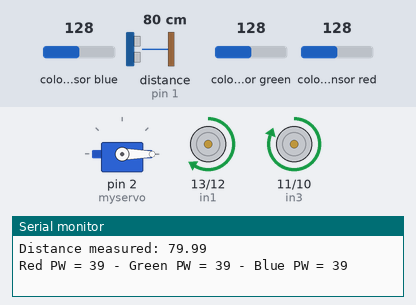
The sketch below on a simulated Arduino Uno, built with avr-gcc and run on an emulated ATmega328P. On the bench: servo, motor-driver pin pairs drawn as motors (green arrow = first pin HIGH = forward, orange = second pin HIGH = backward, longer = more drive, scaled by the enable pin), the last lines printed to the serial monitor. Wiring (inferred from the names in the program): TCS3200 colour sensor: output pin 3; S2 pin 6; S3 pin 7; S0 pin 4; S1 pin 5. The test bench sets the inputs (shaded band); at power-on: distance to the obstacle (sensor on pin 1) 80 cm, colour sensor red 128, colour sensor blue 128, colour sensor green 128. The echo pulse lasts 58.3 µs per cm.

Above: at 2.2 s.
2.3 s: distance to the obstacle (sensor on pin 1) set to 2 cm
At 7.4 s:
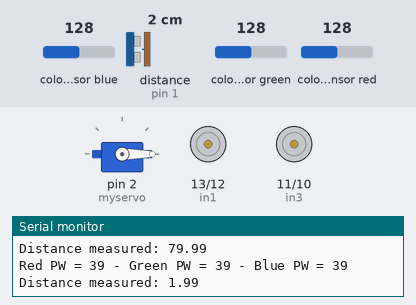
At 7.78 s:
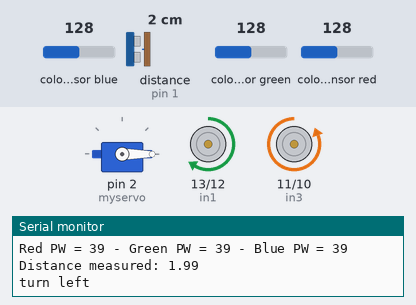
9.4 s: colour sensor red set to 191
At 16.3 s:
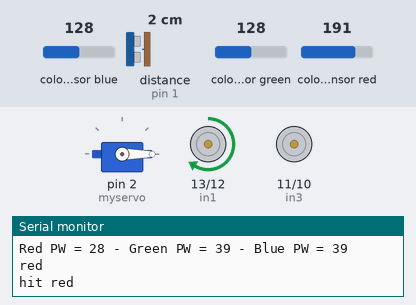
Timing chart, 0 to 33.3 s (numbered marks = the images above; inputs shaded):
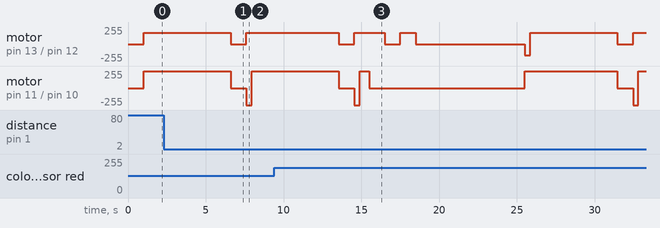

The sketch:

challenge_3.ino
```cpp
//MOTORS-------------------
// Motor A connections
int enA = 9;
int in1 = 13;
int in2 = 12;
// Motor B connections
int enB = 8;
int in3 = 11;
int in4 = 10;
//-------------------------


//Ultrasonic sensors-------------------
const int trigPin = 0;
const int echoPin = 1;
#define OE_PIN A5

float duration, distance; //store the duration and distance measured by the echo pin
//-------------------------------------


//millis(): returns the value of the current time: call millis before and after a function that you want to measure.
//stopwatch():


//COLOUR SENSOR-----------------
// Define color sensor pins
#define S0 4
#define S1 5
#define S2 6
#define S3 7
#define sensorOut 3

// Calibration Values
// *Get these from Calibration Sketch
const int redMin = 70; // Red minimum value
const int redMax = 1400; // Red maximum value
const int greenMin = 70; // Green minimum value
const int greenMax = 1400; // Green maximum value
const int blueMin = 50; // Blue minimum value
const int blueMax = 1300; // Blue maximum value


// Variables for Color Pulse Width Measurements
int redPW = 0;
int greenPW = 0;
int bluePW = 0;
//------------------------------

//Servo motor------------------
#include <Servo.h>
Servo myservo;//create servo object to control a servo
//-----------------------------


int colour;
int speed_motor = 170;
int count = 0;
int dir = 0;

void setup() {

  //built in LED----
  pinMode(LED_BUILTIN, OUTPUT);
  //----------------

  // Set all the motor control pins to outputs
	pinMode(enA, OUTPUT);
	pinMode(enB, OUTPUT);
	pinMode(in1, OUTPUT);
	pinMode(in2, OUTPUT);
	pinMode(in3, OUTPUT);
	pinMode(in4, OUTPUT);

	// Turn off motors - Initial state
	digitalWrite(in1, LOW);
	digitalWrite(in2, LOW);
	digitalWrite(in3, LOW);
	digitalWrite(in4, LOW);

  //Ultrasonic Sensor----------
  pinMode(trigPin, OUTPUT); // trigger Pin for left
  pinMode(echoPin, INPUT); // echo Pin for Ultrasonic

  //Colour sensor-----------------
	pinMode(OE_PIN,OUTPUT);
  digitalWrite(OE_PIN, LOW);
  // Set S0 - S3 as outputs
	pinMode(S0, OUTPUT);
	pinMode(S1, OUTPUT);
	pinMode(S2, OUTPUT);
	pinMode(S3, OUTPUT);

	// Set Pulse Width scaling to 20%
	digitalWrite(S0,HIGH);
	digitalWrite(S1,LOW);

	// Set Sensor output as input
	pinMode(sensorOut, INPUT);
  //-------------------------------

  //Servo motor------------------
  myservo.attach(2);//attachs the servo on pin 9 to servo object
  myservo.write(0);//back to 0 degrees
  delay(1000);//wait for a second
  //-----------------------------

  // Setup Serial Monitor
	Serial.begin(9600);

}


void loop() {

  //calculate distance
  //pulse starts:
  digitalWrite(trigPin, LOW);
  delayMicroseconds(2);
  digitalWrite(trigPin, HIGH);
  delayMicroseconds(10);
  digitalWrite(trigPin, LOW);
  //ends

  duration = pulseIn(echoPin, HIGH);
  distance = (duration*.0343)/2;
  Serial.print("Distance measured: ");
  Serial.println(distance);

  if (distance < 20.5){
    //turn
    stop();
    delay(1000);
    //left left right
    if (dir%3 != 2){
      Serial.println("turn left");
      turnleft();
    }
    else{
      Serial.println("turn right");
      turnright();
    }
    dir++;

  }
  gostraight();

  checkcolour();

  if (count > 4){
    stop();
    while(true){
      Serial.println("over");
    }
  }
  if (colour == 2 && count == 0){ //red and hasnt hit any colour
    stop();
    for (int a = 0; a < 2; a++){
      Serial.println("hit red");
      digitalWrite(LED_BUILTIN, HIGH); // Turn LED on
      delay(1000); // Wait for 1 second
      digitalWrite(LED_BUILTIN, LOW); // Turn LED off
      delay(1000); // Wait for 1 second
    }
    count++;
  }
  else if ((colour == 4 && count == 1) || (colour == 4 && count == 3)){ //green
    stop();
    for (int a = 0; a < 2; a++){
      Serial.println("hit green");
      digitalWrite(LED_BUILTIN, HIGH); // Turn LED on
      delay(1000); // Wait for 1 second
      digitalWrite(LED_BUILTIN, LOW); // Turn LED off
      delay(1000); // Wait for 1 second
    }
    count++;
  }
  else if ((colour == 3 && count == 2) || (colour == 3 && count == 4)){ //blue
    stop();
    for (int a = 0; a < 2; a++){
      Serial.println("hit blue");
      digitalWrite(LED_BUILTIN, HIGH); // Turn LED on
      delay(1000); // Wait for 1 second
      digitalWrite(LED_BUILTIN, LOW); // Turn LED off
      delay(1000); // Wait for 1 second
    }
    count++;
  }
  //Serial.println("Count: ", count);
  delay(5000);
  gostraight();


}

void checkcolour(){
  // Read Red Pulse Width
	redPW = getRedPW();
	// Delay to stabilize sensor
	delay(200);

	// Read Green Pulse Width
	greenPW = getGreenPW();
	// Delay to stabilize sensor
	delay(200);

	// Read Blue Pulse Width
	bluePW = getBluePW();
	// Delay to stabilize sensor
	delay(200);

	// Print output to Serial Monitor
	Serial.print("Red PW = ");
	Serial.print(redPW);
	Serial.print(" - Green PW = ");
	Serial.print(greenPW);
	Serial.print(" - Blue PW = ");
	Serial.println(bluePW);

  if (redPW > 600 && bluePW > 600 && greenPW > 600){
    Serial.println("black");
    colour = 1;
  }
  else if (redPW < bluePW && redPW < greenPW){
    Serial.println("red");
    colour = 2;
  }
  else if (bluePW < redPW && bluePW < greenPW){
    Serial.println("blue");
    colour = 3;
  }
  else if (greenPW < redPW && greenPW < bluePW){
    Serial.println("green");
    colour = 4;
  }

  else{
    colour = 5; //edge case something's wrong
  }

}

void stop(){
  // Turn off motors
  digitalWrite(in1, LOW);
  digitalWrite(in2, LOW);
  digitalWrite(in3, LOW);
  digitalWrite(in4, LOW);
}

void gostraight() {
	// Set motors to maximum speed
	// For PWM maximum possible values are 0 to 255
	analogWrite(enA, speed_motor);
	analogWrite(enB, speed_motor);

	// Turn on motor A & B
  //right motor
	digitalWrite(in1, HIGH);
	digitalWrite(in2, LOW);
  //left motor
	digitalWrite(in3, HIGH);
	digitalWrite(in4, LOW);

}

void turnleft() {
	// Set motors to maximum speed
	// For PWM maximum possible values are 0 to 255
	analogWrite(enA, speed_motor);
	analogWrite(enB, speed_motor);


  // Turn on motor A & B
  //right motor
  digitalWrite(in1, HIGH);
  digitalWrite(in2, LOW);
  //left motor
  digitalWrite(in3, LOW);
  digitalWrite(in4, HIGH);

  delay(350);


}

void turnright() {
	// Set motors to maximum speed
	// For PWM maximum possible values are 0 to 255
	analogWrite(enA, speed_motor);
	analogWrite(enB, speed_motor);

  // Turn on motor A & B
  //right motor
  digitalWrite(in1, LOW);
  digitalWrite(in2, HIGH);
  //left motor
  digitalWrite(in3, HIGH);
  digitalWrite(in4, LOW);
  delay(350);

}

void turnU() {
	// Set motors to maximum speed
	// For PWM maximum possible values are 0 to 255
	analogWrite(enA, speed_motor);
	analogWrite(enB, speed_motor);

  // Turn on motor A & B

  digitalWrite(in2, HIGH);
  digitalWrite(in1, LOW);
  digitalWrite(in4, HIGH);
  digitalWrite(in3, LOW);

  delay(400);

  digitalWrite(in1, LOW);
  digitalWrite(in2, LOW);
  digitalWrite(in3, LOW);
  digitalWrite(in4, LOW);


  //right motor
  digitalWrite(in1, HIGH);
  digitalWrite(in2, LOW);
  //left motor
  digitalWrite(in3, LOW);
  digitalWrite(in4, HIGH);

  delay(1000);


}


// Function to read Red Pulse Widths
int getRedPW() {
	// Set sensor to read Red only
	digitalWrite(S2,LOW);
	digitalWrite(S3,LOW);
	// Define integer to represent Pulse Width
	int PW;
	// Read the output Pulse Width
	PW = pulseIn(sensorOut, LOW);
	// Return the value
	return PW;
}

// Function to read Green Pulse Widths
int getGreenPW() {
	// Set sensor to read Green only
	digitalWrite(S2,HIGH);
	digitalWrite(S3,HIGH);
	// Define integer to represent Pulse Width
	int PW;
	// Read the output Pulse Width
	PW = pulseIn(sensorOut, LOW);
	// Return the value
	return PW;
}

// Function to read Blue Pulse Widths
int getBluePW() {
	// Set sensor to read Blue only
	digitalWrite(S2,LOW);
	digitalWrite(S3,HIGH);
	// Define integer to represent Pulse Width
	int PW;
	// Read the output Pulse Width
	PW = pulseIn(sensorOut, LOW);
	// Return the value
	return PW;
}
```

Measured:
- after the input at 2.3 s, motor on pin 13 (in1) / pin 12 (in2): forward 170/255 → stopped after 4.3 s, → forward 170/255 1.0 s later; motor on pin 11 (in3) / pin 10 (in4): forward 255/255 → stopped after 4.3 s, → backward 255/255 1.0 s later, → forward 255/255 0.35 s later
